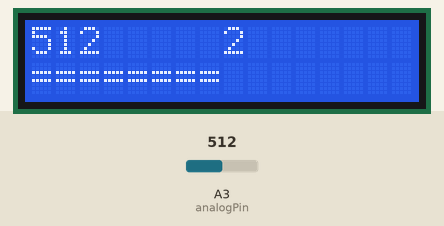
Bench run of a sketch on a simulated Arduino Uno, built with avr-gcc and run on an emulated ATmega328P. On the bench: 16×2 character LCD. Inputs (shaded band) come from the test bench; at power-on: A3 (analogPin) = 512.

Above: at 1.2 s.
1.3 s: A3 (analogPin) set to 716
At 1.71 s:
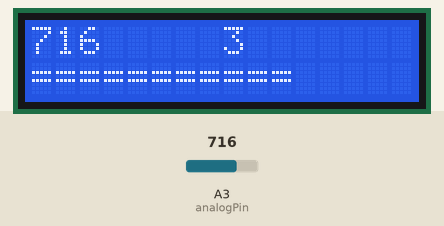
3.8 s: A3 (analogPin) set to 900
At 4.19 s:
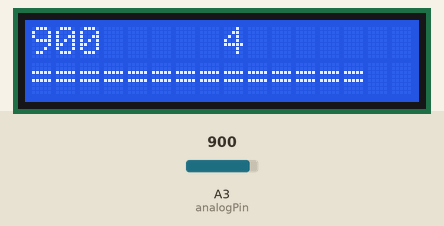
6.7 s: A3 (analogPin) set to 1023
At 7.09 s:
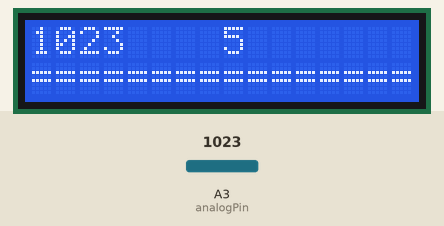
9.6 s: A3 (analogPin) set to 511
At 10.0 s:
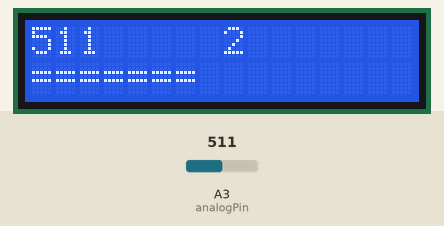
12.5 s: A3 (analogPin) set to 306
At 12.87 s:
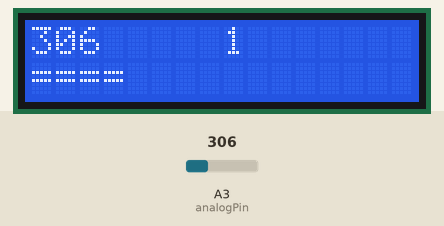
15.4 s: A3 (analogPin) set to 122
At 15.73 s:
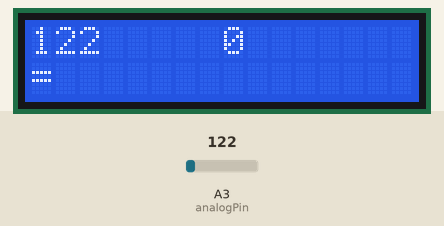

The sketch:

Ex1.ino
```cpp
#include<LiquidCrystal.h>                        // Including lcd display library
LiquidCrystal lcd(15,14,4,5,6,7);           // Define LCD display pins RS,E,D4,D5,D6,D7
int analogPin = A3;                         //VALEUR MIN ET MAX: 0-1023 for 10 bits or 0-4095 for 12 bits

void setup()

{
  lcd.begin(16,2);                              //  setting LCD as 16x2 type
  lcd.setCursor(0,0);
}

void loop() {
  // put your main code here, to run repeatedly:
  int val = analogRead(analogPin);
  lcd.setCursor(0,0);
  lcd.print(val);

  int volt = map(val, 0, 1023, 0, 5);
  lcd.setCursor(8,0);
  lcd.print(volt);

  lcd.setCursor(0,1);
  int bar = map(val, 0, 1023, 0, 16);
  for(int i = 0; i<bar ;i++){
    lcd.setCursor(i,1);
    lcd.print("=");
  }
  delay(200);
  lcd.clear();
}
```

Measured:
- after the input at 1.3 s, the display: first differs from a run without the input after 0.21 s (image 1)
- after the input at 3.8 s, the display: first differs from a run without the input after 0.19 s (image 2)
- after the input at 6.7 s, the display: first differs from a run without the input after 0.19 s (image 3)
- after the input at 9.6 s, the display: first differs from a run without the input after 0.20 s (image 4)
- after the input at 12.5 s, the display: first differs from a run without the input after 0.17 s (image 5)
- after the input at 15.4 s, the display: first differs from a run without the input after 0.14 s (image 6)
- what the display in image 0 shows lasts 0.4 s, from 0.9 s to 1.3 s
